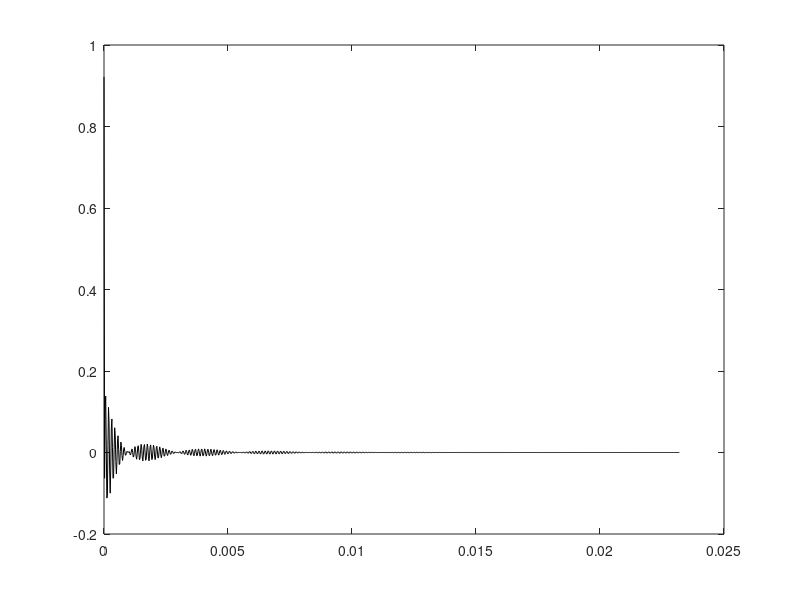
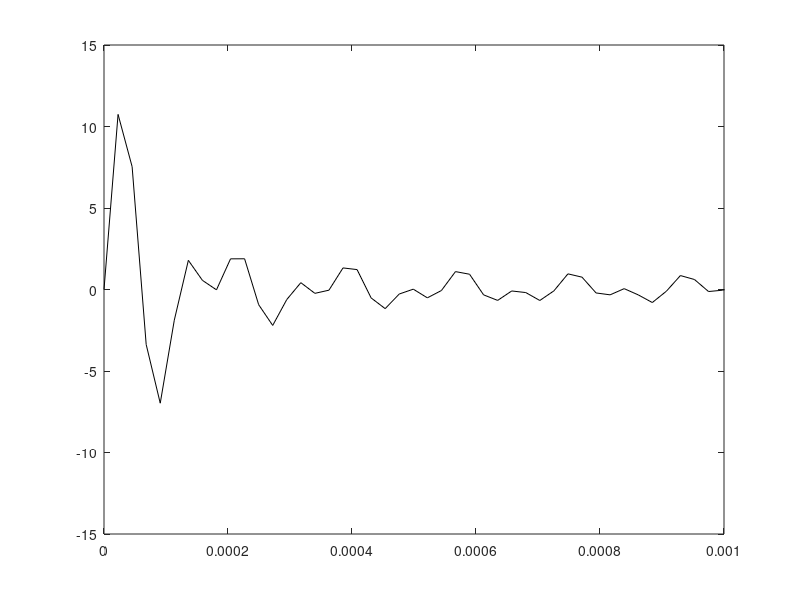
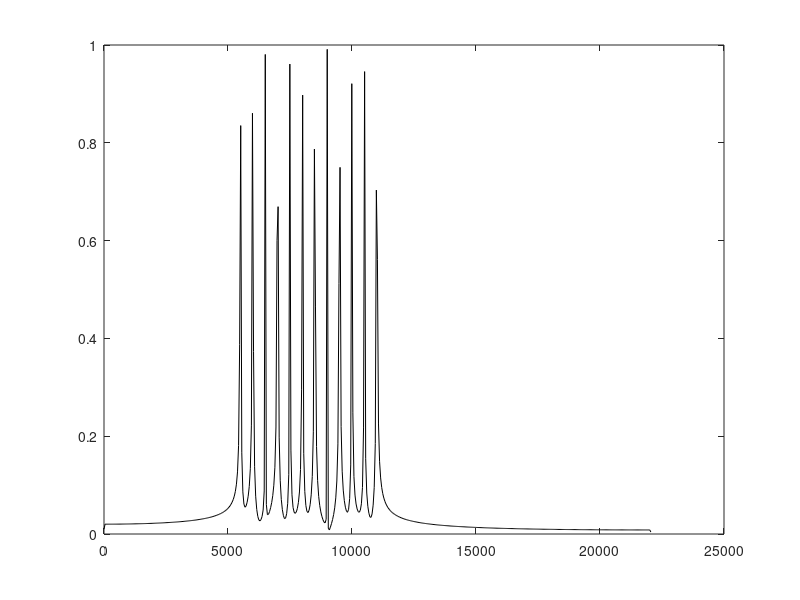

Source code (MATLAB) for these figures, in order:
[b,a] = cheby2(5,80,[7950/22050 8050/22050],'stop');

L = 1024;
fs = 44100;
f = fs * (0:(L/2))/L;

[h,t] = impz(b,a,1024,44100);
figure;
plot(t,h,'k-')

y = sin(2*pi*5500*t)+sin(2*pi*6000*t)+sin(2*pi*6500*t)+sin(2*pi*7000*t)+sin(2*pi*7500*t)+sin(2*pi*8000*t)+sin(2*pi*8500*t)+sin(2*pi*9000*t)+sin(2*pi*9500*t)+sin(2*pi*10000*t)+sin(2*pi*10500*t)+sin(2*pi*11000*t);
yfft = fft(y);
P2 = abs(yfft/L);
P1 = P2(1:L/2+1);
P1(2:end-1) = 2*P1(2:end-1);

figure(2);
plot(t,y,'k-');
xlim([0 0.001]);

figure(3);
plot(f,P1,'k-');